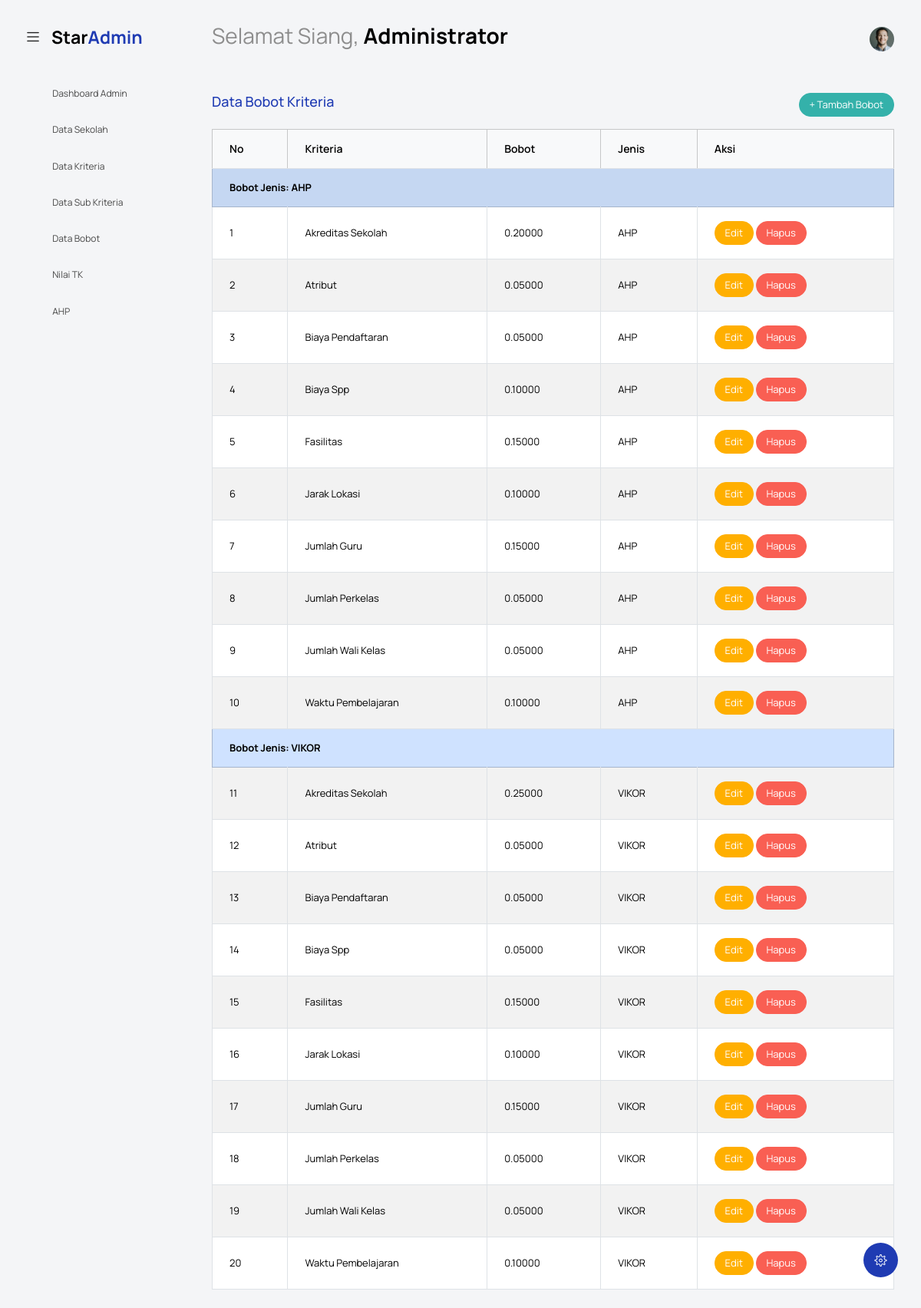
The page /index.php?controller=BobotKriteria&action=index (signed in) on the database its author committed.
### tables this page shows
CREATE TABLE `bobot_kriteria` (
  `id` int NOT NULL,
  `kriteria_id` int NOT NULL,
  `bobot` decimal(10,5) NOT NULL,
  `jenis` enum('ahp','vikor') NOT NULL,
  `created_at` timestamp NULL DEFAULT CURRENT_TIMESTAMP,
  `updated_at` timestamp NULL DEFAULT CURRENT_TIMESTAMP ON UPDATE CURRENT_TIMESTAMP
);

CREATE TABLE `kriteria` (
  `id` int NOT NULL,
  `kode` varchar(10) NOT NULL,
  `nama` varchar(100) NOT NULL,
  `deskripsi` text,
  `jenis` enum('benefit','cost') NOT NULL,
  `created_at` timestamp NULL DEFAULT CURRENT_TIMESTAMP,
  `updated_at` timestamp NULL DEFAULT CURRENT_TIMESTAMP ON UPDATE CURRENT_TIMESTAMP
);

### controllers/BobotKriteriaController.php (called while the page is built, shortened)
<?php
class BobotKriteriaController {
    private $model;
    public function __construct() {
        require_once BASE_PATH . '/koneksi.php';
        require_once MODEL_PATH . 'BobotKriteriaModel.php';
        global $koneksi;
        $this->model = new BobotKriteriaModel($koneksi);
    }
    public function index() {
        $data = $this->model->getAll();
        include VIEW_PATH . 'bobot_kriteria/index.php';
    }
}

### models/BobotKriteriaModel.php (called while the page is built, shortened)
<?php
class BobotKriteriaModel {
    private $db;
    public function __construct($koneksi) {
        $this->db = $koneksi;
    }
    public function getAll() {
        $query = "
            SELECT b.*, k.nama AS nama_kriteria
            FROM bobot_kriteria b
            JOIN kriteria k ON b.kriteria_id = k.id
            ORDER BY b.jenis, k.nama
        ";
        $result = $this->db->query($query);
        return $result->fetch_all(MYSQLI_ASSOC);
    }
}

### views/bobot_kriteria/index.php (the view, shortened to what this page needs)
<?php include('template/header.php'); ?>
<body class="with-welcome-text">
  <div class="container-scroller">
    <?php include 'template/navbar.php'; ?>
    <div class="container-fluid page-body-wrapper">
      <?php include 'template/setting_panel.php'; ?>
      <?php include 'template/sidebar.php'; ?>
      <div class="main-panel">
        <div class="content-wrapper">
          <div class="row">
            <div class="col-12">
              <div class="d-flex justify-content-between align-items-center mb-3">
                <h4 class="text-primary">Data Bobot Kriteria</h4>
                <a href="index.php?controller=BobotKriteria&action=tambah" class="btn btn-success btn-sm">+ Tambah Bobot</a>
              </div>
              <div class="table-responsive">
                <table class="table table-bordered table-striped">
                  <thead class="table-light">
                    <tr>
                      <th>No</th>
                      <th>Kriteria</th>
                      <th>Bobot</th>
                      <th>Jenis</th>
                      <th>Aksi</th>
                    </tr>
                  </thead>
                  <tbody>
                    <?php if (!empty($data)): ?>
                      <?php
                        $grouped = [];
                        foreach ($data as $row) {
                          $grouped[$row['jenis']][] = $row;
                        }
                        $no = 1;
                        foreach ($grouped as $jenis => $list):
                      ?>
                        <tr class="table-primary">
                          <td colspan="5"><strong>Bobot Jenis: <?= strtoupper($jenis) ?></strong></td>
                        </tr>
                        <?php foreach ($list as $row): ?>
                          <tr>
                            <td><?= $no++ ?></td>
                            <td><?= htmlspecialchars($row['nama_kriteria']) ?></td>
                            <td><?= htmlspecialchars($row['bobot']) ?></td>
                            <td><?= strtoupper($row['jenis']) ?></td>
                            <td>
                              <a href="index.php?controller=BobotKriteria&action=edit&id=<?= $row['id'] ?>" class="btn btn-warning btn-sm">Edit</a>
                              <a href="index.php?controller=BobotKriteria&action=hapus&id=<?= $row['id'] ?>" class="btn btn-danger btn-sm" onclick="return confirm('Yakin ingin menghapus data ini?')">Hapus</a>
                            </td>
                          </tr>
                        <?php endforeach; ?>
                      <?php endforeach; ?>
                    <?php else: ?>
                      <tr>
                        <td colspan="5" class="text-center">Belum ada data bobot kriteria.</td>
                      </tr>
                    <?php endif; ?>
                  </tbody>
                </table>
              </div>
            </div>
          </div>
        </div>
      </div>
    </div>
  </div>
</body>
</html>

### rows shown on the page
bobot_kriteria: kriteria.nama "Akreditas Sekolah", bobot "0.20000", jenis "AHP"
bobot_kriteria: kriteria.nama "Atribut", bobot "0.05000", jenis "AHP"
bobot_kriteria: kriteria.nama "Biaya Pendaftaran", bobot "0.05000", jenis "AHP"
bobot_kriteria: kriteria.nama "Biaya Spp", bobot "0.10000", jenis "AHP"
bobot_kriteria: kriteria.nama "Fasilitas", bobot "0.15000", jenis "AHP"
bobot_kriteria: kriteria.nama "Jarak Lokasi", bobot "0.10000", jenis "AHP"
bobot_kriteria: kriteria.nama "Jumlah Guru", bobot "0.15000", jenis "AHP"
bobot_kriteria: kriteria.nama "Jumlah Perkelas", bobot "0.05000", jenis "AHP"
bobot_kriteria: kriteria.nama "Jumlah Wali Kelas", bobot "0.05000", jenis "AHP"
bobot_kriteria: kriteria.nama "Waktu Pembelajaran", bobot "0.10000", jenis "AHP"
bobot_kriteria: kriteria.nama "Akreditas Sekolah", bobot "0.25000", jenis "VIKOR"
bobot_kriteria: kriteria.nama "Atribut", bobot "0.05000", jenis "VIKOR"
bobot_kriteria: kriteria.nama "Biaya Pendaftaran", bobot "0.05000", jenis "VIKOR"
bobot_kriteria: kriteria.nama "Biaya Spp", bobot "0.05000", jenis "VIKOR"
bobot_kriteria: kriteria.nama "Fasilitas", bobot "0.15000", jenis "VIKOR"
bobot_kriteria: kriteria.nama "Jarak Lokasi", bobot "0.10000", jenis "VIKOR"
bobot_kriteria: kriteria.nama "Jumlah Guru", bobot "0.15000", jenis "VIKOR"
bobot_kriteria: kriteria.nama "Jumlah Perkelas", bobot "0.05000", jenis "VIKOR"
bobot_kriteria: kriteria.nama "Jumlah Wali Kelas", bobot "0.05000", jenis "VIKOR"
bobot_kriteria: kriteria.nama "Waktu Pembelajaran", bobot "0.10000", jenis "VIKOR"

### other values the page prints
$sapaan "Selamat Siang"
$nama "Administrator"
$jenis "AHP"
$jenis "VIKOR"
